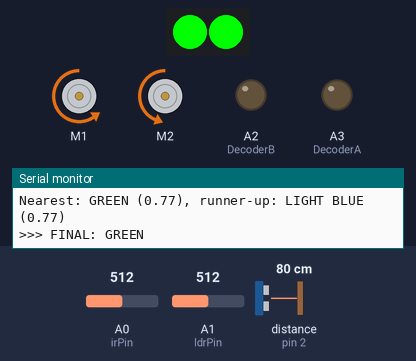
This sketch was run on a simulated Arduino Uno, built with avr-gcc and run on an emulated ATmega328P. Shown: 2 RGB LEDs in strip order, left to right, 2 × DC motor (green arrow = forward, orange = backward, longer = faster), output pins drawn as LEDs (lit = HIGH), the last lines printed to the serial monitor. Dashed ring = blinking. Inputs (shaded band) come from the test bench; at power-on: distance to the obstacle (sensor on pin 2) 80 cm, A0 (irPin) = 512, A1 (ldrPin) = 512.

Above: at 1.3 s.
1.4 s: distance to the obstacle (sensor on pin 2) set to 10 cm
4.4 s: distance to the obstacle (sensor on pin 2) set to 7 cm
At 5.14 s:
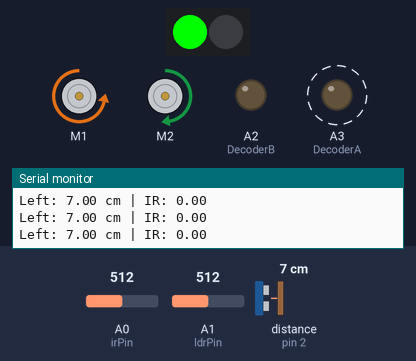
7.4 s: distance to the obstacle (sensor on pin 2) set to 9 cm
At 8.12 s:
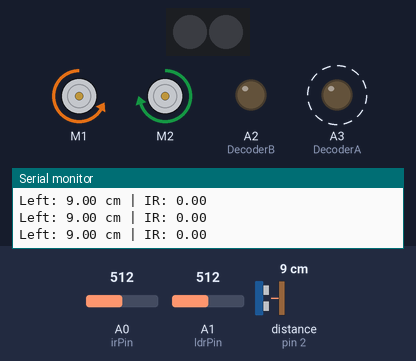
10.4 s: distance to the obstacle (sensor on pin 2) set to 2 cm
At 11.1 s:
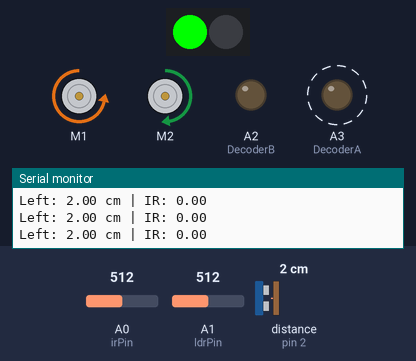
Timing chart, 0 to 14.4 s (numbered marks = the images above; inputs shaded):
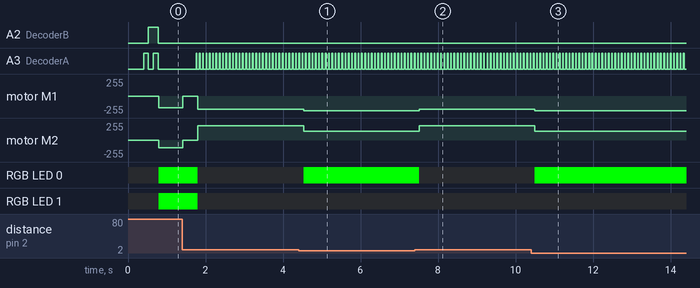

The sketch:

mbotTuningAllTurns.ino
```cpp
// ================== A-MAZE-ING RACE: FINAL ==================
// Colour detection: NORMALISED readings (0 = black paper, 1 = white paper).
// BEFORE UPLOADING:
//   1. Check RAW_REF and BLACK_REF are fresh (from colour_test_avg.ino).
//   2. Paste your teammate's turn timings.
//   3. Choose USE_PID (0 = nudges, 1 = PID).

#define SERIAL_DEBUG          // UNCOMMENT to print colour + wall debug info (Serial Monitor 115200)

#define USE_PID 0            // 0 = nudgeLeft/nudgeRight method, 1 = PID wall following
#define COLOUR_SAMPLES 1        // readings averaged per marker (3 = more stable, ~1 s slower per marker)
#define USE_GREEN_BLUE_SPLIT 0  // 1 = ratio tie-breaker for green vs light blue
#define USE_PINK_WHITE_SPLIT 0  // 1 = ratio tie-breaker for pink vs white

#include <MeMCore.h>

MeDCMotor leftMotor(M1);  // assigning leftMotor to port M1
MeDCMotor rightMotor(M2); // assigning RightMotor to port M2
MeLineFollower lineFinder(PORT_1);
#define motorForwardLeft -125
#define motorForwardRight 120
#define motorReverseLeft 125
#define motorReverseRight -120

#define turnLeftTime 620
#define turnRightTime 620
#define doubleLeftStraightTime 1005  // faster one-grid segment, estimated from old timing
#define doubleRightStraightTime 875 // faster one-grid segment, estimated from old timing
#define doubleTurnStraight 1215
#define nudgeCorrection 30
#define motorStopTime 300
MeRGBLed led(7, 2);

//ULTRASONIC SENSOR
MeUltrasonicSensor ultrasonic(PORT_2);
#define ultrasonicMin 1   // min valid reading (filters out failed 0 readings)
#define ultrasonicMax 17  // above this = no left wall

#define tooCloseLeft 8.5
#define irTooClose -575

// ================= PID (wall following on the LEFT ultrasonic) =================
#define targetLeft 12.0      // cm from left wall when CENTRED in the lane
#define Kp 15.0
#define Ki 0.0
#define Kd 2.0
#define maxCorrection 80.0
#define maxIntegral 20.0
#define deadband 0.5
#define irCorrection 50

float pidIntegral = 0;
float pidLastError = 0;
unsigned long pidLastTime = 0;
bool pidFirstRun = true;

// ================= BLACK LINE STATE =================
bool markerHandled = false;
bool lineSeen = false;

//LED/LDR/IR
#define DecoderA A3
#define DecoderB A2

#define irPin A0
#define irDelay 5
#define irNumReading 3
#define ledSettleTime 100
#define ldrPin A1

// ================= COLOUR CALIBRATION =================
// Raw {shineRed, shineGreen, shineBlue} readings for each paper (paste lines from colour_test_avg).
// The code normalises these itself using BLACK_REF and the WHITE row below.
const int RAW_REF[6][3] = {
  {427, 858, 467},  // 1 Red
  {725, 718, 564},  // 2 Green
  {633, 867, 463},  // 3 Orange
  {740, 871, 666},  // 4 Pink
  {708, 676, 678},  // 5 Light blue
  {793, 862, 716}   // 6 White
};
const int BLACK_REF[3] = {380, 489, 323};  // black paper (the "0" for normalising)

// Ratio tie-breaker splits (use raw values; calculated automatically from RAW_REF)
const float redOrangeSplit = ((float)RAW_REF[0][0] / RAW_REF[0][1] + (float)RAW_REF[2][0] / RAW_REF[2][1]) / 2;
const float greenBlueSplit = ((float)RAW_REF[1][2] / RAW_REF[1][1] + (float)RAW_REF[4][2] / RAW_REF[4][1]) / 2;
const float pinkWhiteSplit = ((float)RAW_REF[3][0] / RAW_REF[3][1] + (float)RAW_REF[5][0] / RAW_REF[5][1]) / 2;

#ifdef SERIAL_DEBUG
const char* NAMES[7] = {"UNKNOWN", "RED", "GREEN", "ORANGE", "PINK", "LIGHT BLUE", "WHITE"};
#endif

// ---- Decoder ----
void shineIR() {  // IR emitter on, colour LEDs off
  digitalWrite(DecoderA, LOW);
  digitalWrite(DecoderB, LOW);
}
void shineRed() {
  digitalWrite(DecoderA, HIGH);
  digitalWrite(DecoderB, LOW);
}
void shineGreen() {
  digitalWrite(DecoderA, LOW);
  digitalWrite(DecoderB, HIGH);
}
void shineBlue() {
  digitalWrite(DecoderA, HIGH);
  digitalWrite(DecoderB, HIGH);
}

//BUZZER & CELEBRATION TUNE
MeBuzzer buzzer;

#define NOTE_G4  392
#define NOTE_A4  440
#define NOTE_B4  494
#define NOTE_D5  587
#define NOTE_E5  659
#define REST     0

#define beatMs 130

// 14-note sequence
const int melody[] = {
  NOTE_G4, NOTE_B4, NOTE_D5, NOTE_D5, NOTE_D5, NOTE_D5, NOTE_D5,
  NOTE_E5, NOTE_D5, NOTE_B4, NOTE_G4, NOTE_B4, NOTE_A4, NOTE_G4
};

const float beats[] = {
  1, 1, 0.5, 0.5, 0.5, 0.5, 1,
  1, 1, 1, 1, 1, 1, 2
};

const int numNotes = sizeof(melody) / sizeof(melody[0]);

void celebrate() {
  stopMotor();
  delay(200);
  for (int i = 0; i < numNotes; i++) {
    int dur = beats[i] * beatMs;
    if (melody[i] != REST) {
      buzzer.tone(melody[i], dur * 0.9);
    }
    delay(dur);
  }
  buzzer.noTone();
}

// ================= BLACK LINE =================
bool lineSensor() {
  return (lineFinder.readSensors() != S1_OUT_S2_OUT); // either sensor on black
}

// Brake immediately if a black line is seen
void checkLine() {
  if (!markerHandled && lineSensor()) {
    leftMotor.stop();
    rightMotor.stop();
    lineSeen = true;
  }
}

// Like delay(), but keeps checking for the black line and stops early if found
void waitCheckingLine(int ms) {
  unsigned long start = millis();
  while (millis() - start < ms) {
    checkLine();
    if (lineSeen) return;
  }
}

// ================= MOTOR CODE =================
void stopMotor() {
  leftMotor.stop();
  rightMotor.stop();
  delay(motorStopTime);
}

void moveForward() {
  leftMotor.run(motorForwardLeft - 75);
  rightMotor.run(motorForwardRight + 95); // extra right-wheel power to counter rightward drift
}

void moveForward2Sides() {
  leftMotor.run(motorForwardLeft - 75);
  rightMotor.run(motorForwardRight + 95);
}

// correction < 0 -> steer RIGHT, correction > 0 -> steer LEFT
void moveForwardCorrected(float correction) {
  int leftSpeed  = motorForwardLeft  + (int)correction - 75;
  int rightSpeed = motorForwardRight + (int)correction + 28; // 27-32 same right-wheel trim as straight motion
  leftSpeed  = constrain(leftSpeed,  -255, 0);
  rightSpeed = constrain(rightSpeed,  0, 255);
  leftMotor.run(leftSpeed);
  rightMotor.run(rightSpeed);
}

void turnRight() {
  leftMotor.run(motorForwardLeft - 50);
  rightMotor.run(motorReverseRight + 5);
  delay(turnRightTime);
  stopMotor();
}

void turnLeft() {
  leftMotor.run(motorReverseLeft);
  rightMotor.run(motorForwardRight + 50);
  delay(turnLeftTime);
  stopMotor();
}

void uTurn() {
  // Slight reverse
  leftMotor.run(motorReverseLeft);
  rightMotor.run(motorForwardRight + 50);
  delay(doubleTurnStraight);
  stopMotor();
}

void doubleLeftTurn() {
  turnLeft();
  moveForward2Sides();
  delay(doubleLeftStraightTime);
  stopMotor();
  turnLeft();
}

void doubleRightTurn() {
  turnRight();
  moveForward2Sides();
  delay(doubleRightStraightTime);
  stopMotor();
  turnRight();
}


// ================= COLOUR DETECTION (NORMALISED) =================
long colourReading() {
  delay(ledSettleTime);
  long total = 0;
  for (int i = 0; i < 5; i++) {
    total += analogRead(ldrPin);
    delay(5);
  }
  return total / 5;
}

// 0 = black paper, 1 = white paper. Not clamped, so drift shows up as <0 or >1.
float normaliseReading(float reading, int blackReading, int whiteReading) {
  if (blackReading == whiteReading) return 0;
  return (reading - blackReading) / (whiteReading - blackReading);
}

// Returns 1=red 2=green 3=orange 4=pink 5=light blue 6=white
int detectColour() {
  long sum[3] = {0, 0, 0};
  for (int n = 0; n < COLOUR_SAMPLES; n++) {
    shineRed();   sum[0] += colourReading();
    shineGreen(); sum[1] += colourReading();
    shineBlue();  sum[2] += colourReading();
  }
  shineIR();

  float raw[3], norm[3];
  for (int k = 0; k < 3; k++) {
    raw[k]  = (float)sum[k] / COLOUR_SAMPLES;
    norm[k] = normaliseReading(raw[k], BLACK_REF[k], RAW_REF[5][k]);
  }

#ifdef SERIAL_DEBUG
  Serial.println("========== MARKER ==========");
  Serial.print("RAW  {"); Serial.print(raw[0], 0); Serial.print(", ");
  Serial.print(raw[1], 0); Serial.print(", "); Serial.print(raw[2], 0); Serial.println("}");
  Serial.print("NORM {"); Serial.print(norm[0], 2); Serial.print(", ");
  Serial.print(norm[1], 2); Serial.print(", "); Serial.print(norm[2], 2); Serial.println("}");
  Serial.print("DIST ");
#endif

  // Nearest reference colour, compared in normalised space
  int best = 1, second = 1;
  float bestDist = 100000, secondDist = 100000;
  for (int c = 0; c < 6; c++) {
    float dr = norm[0] - normaliseReading(RAW_REF[c][0], BLACK_REF[0], RAW_REF[5][0]);
    float dg = norm[1] - normaliseReading(RAW_REF[c][1], BLACK_REF[1], RAW_REF[5][1]);
    float db = norm[2] - normaliseReading(RAW_REF[c][2], BLACK_REF[2], RAW_REF[5][2]);
    float dist = sqrt(dr * dr + dg * dg + db * db);

#ifdef SERIAL_DEBUG
    Serial.print(NAMES[c + 1]); Serial.print(":"); Serial.print(dist, 2); Serial.print("  ");
#endif
    if (dist < bestDist) {
      second = best; secondDist = bestDist;
      best = c + 1;  bestDist = dist;
    } else if (dist < secondDist) {
      second = c + 1; secondDist = dist;
    }
  }

#ifdef SERIAL_DEBUG
  Serial.println();
  Serial.print("Nearest: "); Serial.print(NAMES[best]);
  Serial.print(" ("); Serial.print(bestDist, 2); Serial.print("), runner-up: ");
  Serial.print(NAMES[second]); Serial.print(" ("); Serial.print(secondDist, 2); Serial.println(")");
  int nearest = best;
#endif

  // Ratio tie-breakers (raw ratios cancel out overall brightness changes)
  if (best == 1 || best == 3) {
    best = (raw[0] / raw[1] < redOrangeSplit) ? 1 : 3;   // below split = red
#ifdef SERIAL_DEBUG
    Serial.print("Red/orange ratio: "); Serial.print(raw[0] / raw[1], 3);
    Serial.print("  split: "); Serial.println(redOrangeSplit, 3);
#endif
  }
#if USE_GREEN_BLUE_SPLIT
  if (best == 2 || best == 5) {
    best = (raw[2] / raw[1] < greenBlueSplit) ? 2 : 5;   // below split = green
#ifdef SERIAL_DEBUG
    Serial.print("Green/blue ratio: "); Serial.print(raw[2] / raw[1], 3);
    Serial.print("  split: "); Serial.println(greenBlueSplit, 3);
#endif
  }
#endif
#if USE_PINK_WHITE_SPLIT
  if (best == 4 || best == 6) {
    best = (raw[0] / raw[1] < pinkWhiteSplit) ? 4 : 6;   // below split = pink
#ifdef SERIAL_DEBUG
    Serial.print("Pink/white ratio: "); Serial.print(raw[0] / raw[1], 3);
    Serial.print("  split: "); Serial.println(pinkWhiteSplit, 3);
#endif
  }
#endif

#ifdef SERIAL_DEBUG
  if (best != nearest) {
    Serial.print("Tie-breaker changed "); Serial.print(NAMES[nearest]);
    Serial.print(" -> "); Serial.println(NAMES[best]);
  }
  Serial.print(">>> FINAL: "); Serial.println(NAMES[best]);
#endif

  return best;
}

void showColour(int colour) {
  if (colour == 1)      led.setColor(0, 255, 0, 0);       // Red
  else if (colour == 2) led.setColor(0, 0, 255, 0);       // Green
  else if (colour == 3) led.setColor(0, 255, 100, 0);     // Orange
  else if (colour == 4) led.setColor(0, 255, 60, 150);    // Pink
  else if (colour == 5) led.setColor(0, 100, 200, 255);   // Light blue
  else if (colour == 6) led.setColor(0, 255, 255, 255);   // White
  else                  led.setColor(0, 0, 0, 0);
  led.show();
}

// The onboard RGB LEDs use index 0 for the right LED and index 1 for the left LED.
// The left LED indicates ultrasonic correction; the right LED indicates IR correction.
void showSensorIndicators(float left, float right) {
  bool ultrasonicActive = (left >= ultrasonicMin && left < tooCloseLeft);
  bool irActive = (right < irTooClose);

  if (ultrasonicActive) led.setColorAt(0, 0, 255, 0); // left LED green
  else                  led.setColorAt(0, 0, 0, 0);

  if (irActive) led.setColorAt(1, 0, 0, 255); // right LED blue
  else          led.setColorAt(1, 0, 0, 0);

  led.show();
}

void instructions(int colour) {
  showColour(colour);

  if (colour == 1)      turnLeft();         // red
  else if (colour == 2) turnRight();        // green
  else if (colour == 3) uTurn();            // orange
  else if (colour == 4) doubleLeftTurn();   // pink
  else if (colour == 5) doubleRightTurn();  // light blue
  else if (colour == 6) {                   // white = end
    stopMotor();
    celebrate();
    while (true) {}
  }
}

// ================= WALL SENSORS =================
float rightDistance() { // IR: (IR on) - (ambient). More negative = closer
  int ambientReading = 0;
  int reading = 0;
  shineRed(); // IR emitter off
  delay(irDelay);
  for (int i = 0; i < irNumReading; i++) {
    ambientReading += analogRead(irPin);
    delay(irDelay);
  }
  ambientReading /= irNumReading;
  checkLine();
  shineIR();
  delay(irDelay);
  for (int i = 0; i < irNumReading; i++) {
    reading += analogRead(irPin);
    delay(irDelay);
  }
  reading /= irNumReading;
  return reading - ambientReading;
}

float leftDistance() { // ultrasonic, median of 3
  float a = ultrasonic.distanceCm();
  checkLine();
  delay(20);
  float b = ultrasonic.distanceCm();
  checkLine();
  delay(20);
  float c = ultrasonic.distanceCm();
  checkLine();

  if ((a >= b && a <= c) || (a <= b && a >= c)) return a;
  if ((b >= a && b <= c) || (b <= a && b >= c)) return b;
  return c;
}

// ================= PID =================
void resetPID() {
  pidIntegral = 0;
  pidLastError = 0;
  pidFirstRun = true;
}

float computePID(float left) {
  unsigned long now = millis();
  float dt = (now - pidLastTime) / 1000.0;
  pidLastTime = now;

  float error = left - targetLeft;
  if (abs(error) < deadband) error = 0;

  if (pidFirstRun || dt <= 0 || dt > 0.5) {
    pidFirstRun = false;
    pidLastError = error;
    return constrain(Kp * error, -maxCorrection, maxCorrection);
  }

  pidIntegral += error * dt;
  pidIntegral = constrain(pidIntegral, -maxIntegral, maxIntegral);

  float derivative = (error - pidLastError) / dt;
  pidLastError = error;

  float correction = Kp * error + Ki * pidIntegral + Kd * derivative;
  return constrain(correction, -maxCorrection, maxCorrection);
}

// ================= SETUP & LOOP =================
void setup() {
#ifdef SERIAL_DEBUG
  Serial.begin(115200);
  Serial.println("Debug on.");
#endif
  pinMode(DecoderA, OUTPUT);
  pinMode(DecoderB, OUTPUT);
  pinMode(irPin, INPUT);
  digitalWrite(DecoderA, 0);
  digitalWrite(DecoderB, 0);
  led.setColor(0, 0, 0, 0);
  led.show();
  pidLastTime = millis();
}

void loop() {
  // ---------- 1. Black line / colour marker ----------
  checkLine();
  if (lineSeen) {
    stopMotor();
    delay(100);
    instructions(detectColour());
    markerHandled = true;
    lineSeen = false;
    resetPID();
    return;
  }
  if (markerHandled && !lineSensor()) {
    markerHandled = false;
  }

  // ---------- 2. Read walls ----------
  float left  = leftDistance();
  float right = rightDistance();
  if (lineSeen) return;

  showSensorIndicators(left, right);

#ifdef SERIAL_DEBUG
  Serial.print("Left: ");  Serial.print(left);
  Serial.print(" cm | IR: "); Serial.println(right);
#endif

  // ---------- 3. Steer ----------
#if USE_PID
  bool leftWallSeen = (left >= ultrasonicMin && left <= ultrasonicMax);

  if (leftWallSeen) {
    moveForwardCorrected(computePID(left));
  } else if (right < irTooClose) {
    resetPID();
    moveForwardCorrected(irCorrection);
  } else {
    resetPID();
    moveForward();
  }
#else
  if (left >= ultrasonicMin && left < tooCloseLeft) {
    moveForwardCorrected(-nudgeCorrection + 10);   // too close to left: gently steer right
  } else if (right < irTooClose) {
    moveForwardCorrected(nudgeCorrection + 10);    // too close to right: gently steer left
  } else {
    moveForward();                              // clear of both walls: straight
  }
#endif
}
```

Measured:
- the behaviour switches between 9 and 8 cm on distance to the obstacle (sensor on pin 2) (found by bisection; images 0 and 1)
- after the input at 4.4 s, motor M1: backward 200/255 → backward 220/255 after 0.14 s; motor M2: forward 215/255 → forward 128/255 after 0.14 s; RGB LED 0: off → RGB(0, 255, 0) after 0.14 s
- after the input at 7.4 s, motor M1: backward 220/255 → backward 200/255 after 0.11 s; motor M2: forward 128/255 → forward 215/255 after 0.11 s; RGB LED 0: RGB(0, 255, 0) → off after 0.11 s
- after the input at 10.4 s, motor M1: backward 200/255 → backward 220/255 after 0.10 s; motor M2: forward 215/255 → forward 128/255 after 0.10 s; RGB LED 0: off → RGB(0, 255, 0) after 0.10 s
- by itself, A3 (DecoderA): alternates HIGH for 0.02 s and LOW for 0.06 s
